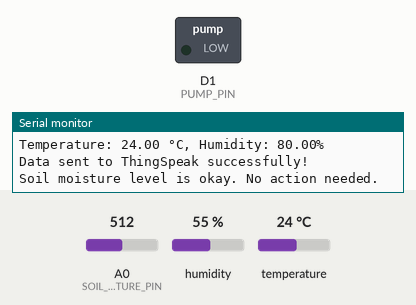
Simulated run of this sketch. Board: ESP8266 (NodeMCU). Parts: switched loads named in the sketch (green lamp = pin HIGH), the last lines printed to the serial monitor. Inputs (shaded band) come from the test bench; at power-on: A0 (SOIL_MOISTURE_PIN) = 512, humidity 55 %, temperature 24 °C. WiFi joins after 1.5 s; servers stay silent unless stated.

Above: at 3.2 s.
3.3 s: A0 (SOIL_MOISTURE_PIN) set to 600
10.4 s: A0 (SOIL_MOISTURE_PIN) set to 627
At 16.3 s:
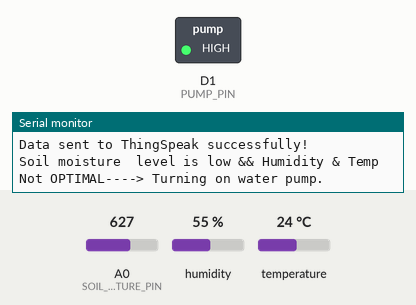
21.6 s: A0 (SOIL_MOISTURE_PIN) set to 511
At 22.3 s:
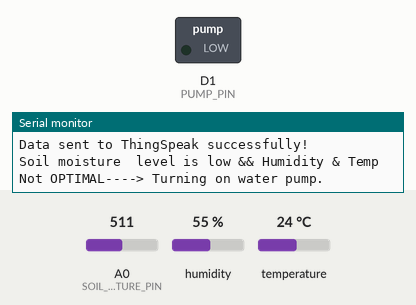
28.7 s: A0 (SOIL_MOISTURE_PIN) set to 716
At 33.5 s:
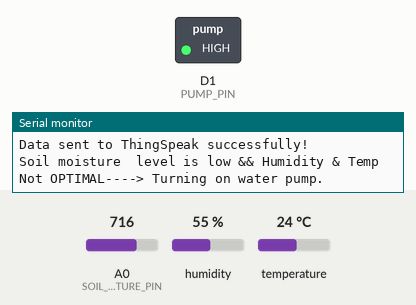
Timing chart, 0 to 39.3 s (numbered marks = the images above; inputs shaded):
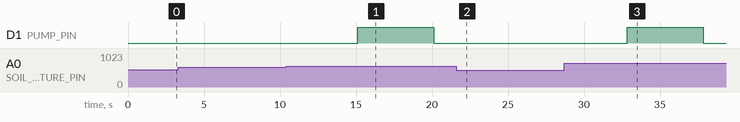

Measured:
- the behaviour switches between 608 and 609 on A0 (SOIL_MOISTURE_PIN) (found by bisection; images 0 and 1)
- after the input at 10.4 s, D1 (PUMP_PIN): LOW → HIGH after 4.7 s, → LOW 5.0 s later
- after the input at 21.6 s, D1 (PUMP_PIN): stays LOW (without the input it goes to HIGH after 4.9 s)
- after the input at 28.7 s, D1 (PUMP_PIN): LOW → HIGH after 4.1 s, → LOW 5.0 s later

The sketch:

SmartIrrigationSystem.ino
```cpp
#include <ESP8266WiFi.h>
#include <DHT.h>
#include <ThingSpeak.h>

#define DHTPIN D4     // Pin where the DHT11 is connected
#define DHTTYPE DHT11 // DHT 11
#define SOIL_MOISTURE_PIN A0 // Pin where the soil moisture sensor is connected
#define PUMP_PIN D1    // Pin where the water pump relay is connected

int hm=40,tm=28;

const char* ssid = "OnePlus 9R";
const char* password = "Shivani#10J";
const char* thingSpeakApiKey = "9WWVPDWRNPCR9EID";
const char* thingSpeakChannelId = "2456271";

WiFiClient client;

DHT dht(DHTPIN, DHTTYPE);

void setup() {
  Serial.begin(9600);
  pinMode(SOIL_MOISTURE_PIN, INPUT);
  pinMode(PUMP_PIN, OUTPUT);

  // Connect to Wi-Fi
  WiFi.begin(ssid, password);
  while (WiFi.status() != WL_CONNECTED) {
    delay(1000);
    Serial.println("Connecting to WiFi...");
  }
  Serial.println("Connected to WiFi");
  ThingSpeak.begin(client);
}


void loop() {
  // Read soil moisture level
  int soilMoisture = analogRead(SOIL_MOISTURE_PIN);
  //int soilMoisture = analogRead(SOIL_MOISTURE_PIN); // Read moisture level

  // Convert analog reading to percentage (assuming a 10-bit ADC)
  soilMoisture = map(soilMoisture, 1023, 0, 0, 100); // Inverted mapping
  // Read temperature and humidity
  float temperature = dht.readTemperature();
  float humidity = dht.readHumidity();
  humidity = humidity+25;
  //soilMoisture = (soilMoisture/100);
  //soilMoisture = 100 - soilMoisture;
  // Check if any readings failed
  if (isnan(temperature) || isnan(humidity)) {
    Serial.println("Failed to read from DHT sensor!");
    return;
  }

  Serial.print("Soil Moisture: ");
  Serial.println(soilMoisture);
  Serial.print("Temperature: ");
  Serial.print(temperature);
  Serial.print(" °C, Humidity: ");
  Serial.print(humidity);
  Serial.println("%");

  ThingSpeak.setField(1, soilMoisture);
  ThingSpeak.setField(2, temperature);
  ThingSpeak.setField(3, humidity);

  unsigned long channelId = atol(thingSpeakChannelId);
  // Send data to ThingSpeak
  int httpCode = ThingSpeak.writeFields(atol(thingSpeakChannelId), thingSpeakApiKey);

  //int httpCode = ThingSpeak.writeFields(thingSpeakChannelId, thingSpeakApiKey);
  if (httpCode == 200) {
    Serial.println("Data sent to ThingSpeak successfully!");
  } else {
    Serial.println("Failed to send data to ThingSpeak. HTTP error code " + String(httpCode));
  }

  // Check if soil moisture is below threshold
  if (soilMoisture < 40 && hm>=38 && tm>25) { // Adjust this threshold according to your soil moisture sensor
    Serial.println("Soil moisture  level is low && Humidity & Temp Not OPTIMAL----> Turning on water pump.");
    digitalWrite(PUMP_PIN, HIGH); // Turn on water pump
    delay(5000); // Run pump for 5 seconds
    digitalWrite(PUMP_PIN, LOW); // Turn off water pump
    delay(6000); // Wait for 10 minutes before checking soil moisture again
  }
  else {
    Serial.println("Soil moisture level is okay. No action needed.");
    delay(6000); // Wait for 10 minutes before checking soil moisture again
  }
}
```
